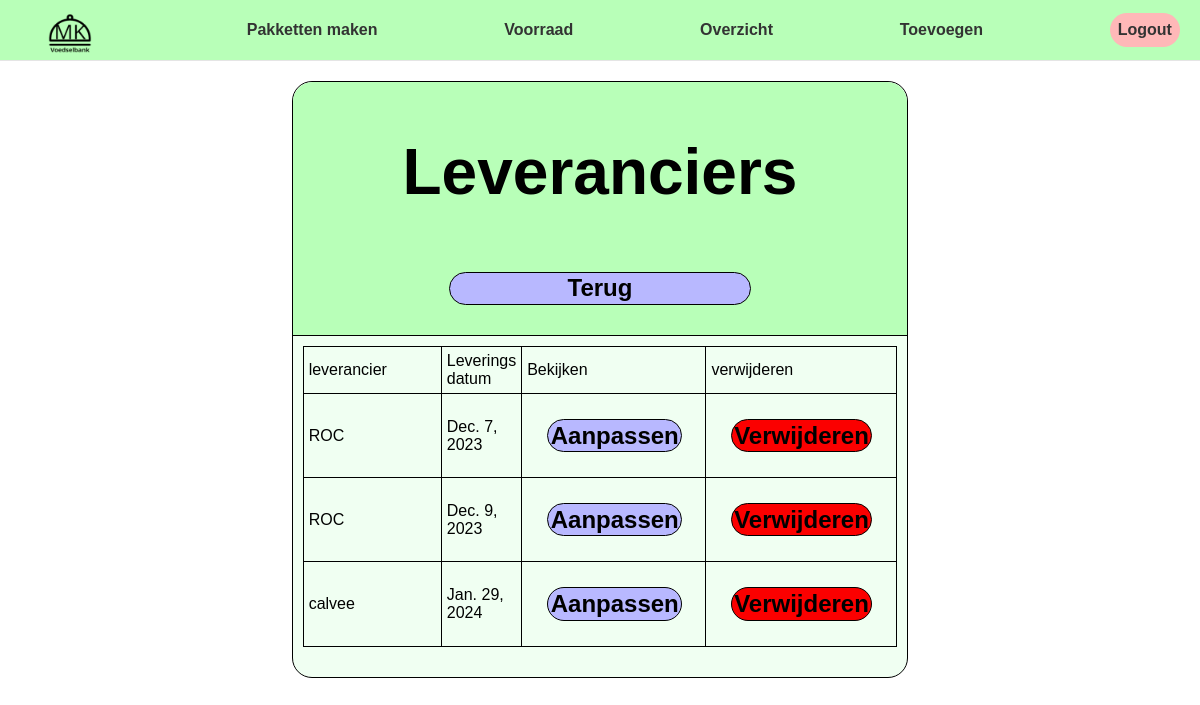
The page /leveranciers/ (signed in) on the database as committed earlier.
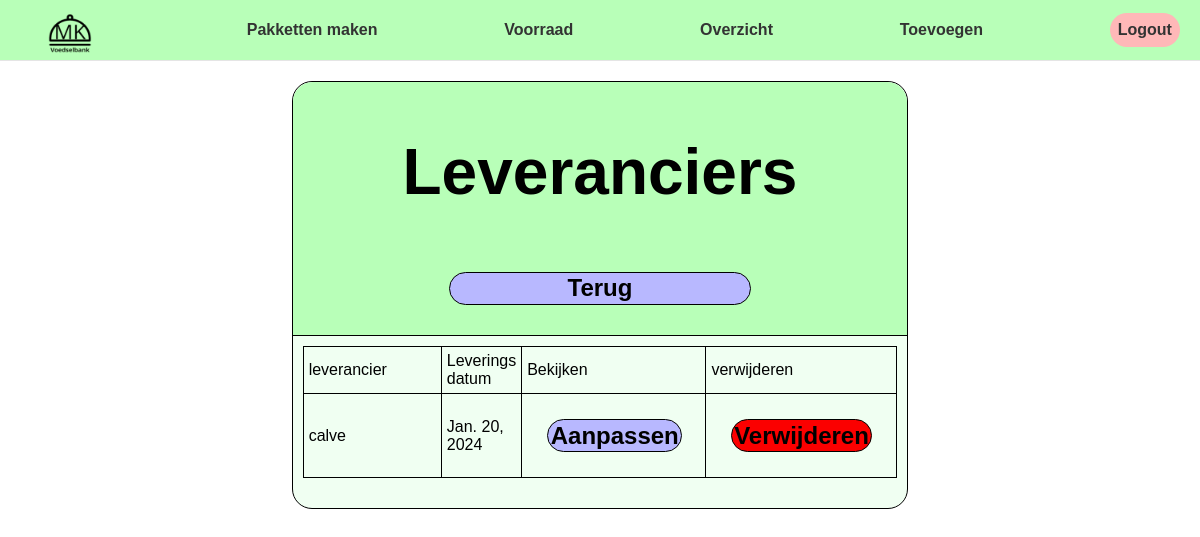
The same page on the database as committed later.
### directie/models/Leverancier.py (models this page shows, shortened)
class Leverancier(models.Model):
    bedrijfsnaam = models.CharField(max_length=100)
    adres = models.CharField(max_length=100)
    contactpersoon = models.CharField(max_length=100)
    telefoon = models.IntegerField()
    email = models.EmailField()
    leveringsdatum = models.DateField(blank=True, null=True)

### directie/views/leveranciers.py (the view)
# urls.py: path("leveranciers/", leveranciers, name="leveranciers"),
@login_required(login_url='')
def leveranciers(request):
    Leveranciers = Leverancier.objects.all()
    context = {'Leveranciers': Leveranciers}
    return render(request, 'directie/leveranciers.html', context)

### templates/directie/leveranciers.html (shortened to what this page needs)
{% extends "../base.html" %}
{% load static %}
{% block stylesheets %}
    <link
      type="text/css"
      rel="stylesheet"
      href="../../static/css/overzicht.css"
    />
{% endblock %}
{% block content %}
    <div class="content">
      <div class="categorie">
        <div class="topbar">
          <div class="topbar_title">
            <h1>Leveranciers</h1>
          </div>
          <a  class="return_btn" href="{% url 'directie-homepage' %}">Terug</a>
        </div>
        <div class="content_tab">
          <div class="table">
            <table class="table">
            <tr class="row">
              <td class="collum"><p>leverancier</p></td>
              <td class="collum"><p>Leverings datum</p></td>
              <td class="collum"><p>Bekijken</p></td>
              <td class="collum"><p>verwijderen</p></td>
            </tr>
            {% for leverancier in Leveranciers %}
                {% include "components/leveranciers-item.html" with leverancier=leverancier %}
            {% endfor %}
          </table>
          </div>
        </div>
      </div>
    </div>
{% endblock %}

### templates/components/leveranciers-item.html
{% load static %}
<tr class="row">
    <td class="collum"><p>{{ leverancier.bedrijfsnaam }}</p></td>
    <td class="collum"><p>{{ leverancier.leveringsdatum }}</p></td>
    <td class="collum"><a class="btn" href="{% url 'leveranciers-aanpassen' id=leverancier.id %}"><span>Aanpassen</span><a/></td>
    <td class="collum">
        <a class="rmvbtn" href="{% url 'verwijder-leveranciers' id=leverancier.id %}"><span>Verwijderen</span></a>
    </td>
</tr>

Rows that differ between the two databases and show on the page:
removed Leverancier: bedrijfsnaam "ROC", leveringsdatum "Dec. 7, 2023"
removed Leverancier: bedrijfsnaam "ROC", leveringsdatum "Dec. 9, 2023"
removed Leverancier: bedrijfsnaam "calvee", leveringsdatum "Jan. 29, 2024"
added Leverancier: bedrijfsnaam "calve", leveringsdatum "Jan. 20, 2024"
